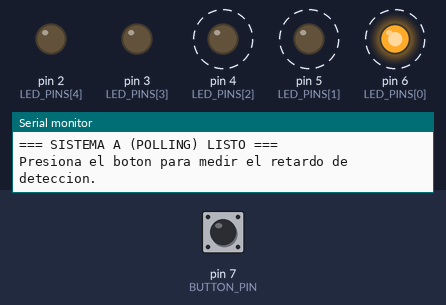
The sketch below on a simulated Arduino Uno, built with avr-gcc and run on an emulated ATmega328P. Shown: output pins drawn as LEDs (lit = HIGH), the last lines printed to the serial monitor. Dashed ring = blinking. The test bench sets the inputs (shaded band); at power-on: pin 7 (BUTTON_PIN) HIGH.

Above: at 0.07 s.
At 1.27 s:
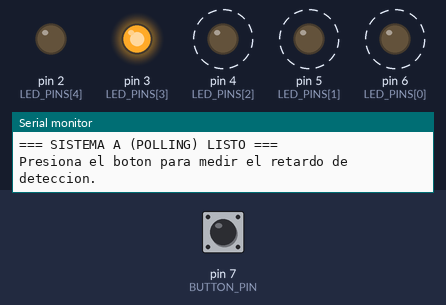
1.3 s: pin 7 (BUTTON_PIN) pulled LOW for 0.15 s
At 1.92 s:
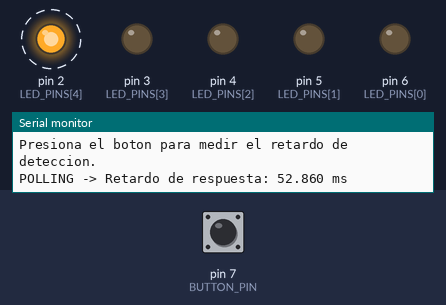
Timing chart, 0 to 10.3 s (numbered marks = the images above; inputs shaded):
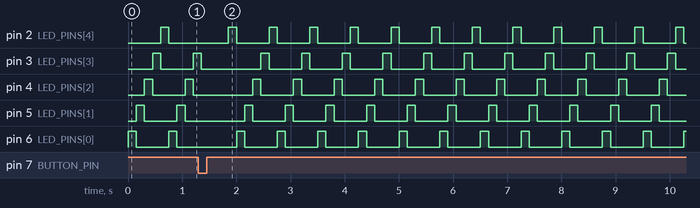

Measured:
- by itself, pin 2 (LED_PINS[4]), pin 4 (LED_PINS[2]), pin 5 (LED_PINS[1]), pin 6 (LED_PINS[0]): alternates HIGH for 0.15 s and LOW for 0.60 s
- by itself, pin 3 (LED_PINS[3]): repeats every 0.75 s: HIGH 0.15 s, LOW 0.60 s

The sketch:

Sistema_A_Polling.ino
```cpp
/*
  =========================================================
  SISTEMA A - DETECCION POR POLLING (SONDEO)
  Proyecto A2 - Arquitectura de Computadores
  Placa: Arduino Uno
  =========================================================

  IDEA DEL EXPERIMENTO:
  La CPU ejecuta una "tarea pesada" (secuencia de LEDs con
  delay() bloqueante). Mientras esa tarea corre, el boton
  SOLO se revisa cuando el codigo llega a la linea del
  digitalRead(), es decir, DESPUES de que termina el delay().

  Esto demuestra que el polling puede "perderse" el instante
  exacto en el que ocurre el evento externo, generando un
  retardo de respuesta variable e impredecible.

  MEDICION:
  El boton esta en el pin 7, que NO soporta la interrupcion
  estandar de Arduino (attachInterrupt solo funciona en pines
  2 y 3). Por eso usamos "Pin Change Interrupt" (PCINT), un
  segundo tipo de interrupcion de hardware que SI funciona en
  cualquier pin digital (0 al 7 en este caso).

  Esta interrupcion se usa UNICAMENTE como "cronometro de
  referencia" (no como parte de la logica de reaccion del
  sistema) para saber el instante REAL en que se presiono el
  boton. Luego, cuando el polling finalmente lo detecta con
  digitalRead(), calculamos cuanto tiempo paso entre ambos
  eventos.
*/

// ---------- CONFIGURACION DE PINES (segun cableado real) ----------
const int LED_PINS[] = {6, 5, 4, 3, 2}; // verde, azul, amarillo, verde, rojo
const int NUM_LEDS = 5;
const int BUTTON_PIN = 7;      // Pulsador (no soporta attachInterrupt, usamos PCINT)
const int LED_DELAY_MS = 150;  // Duracion de la "tarea pesada" por paso

// ---------- VARIABLES DE MEDICION (cronometro de referencia) ----------
volatile unsigned long tiempoPulsacion = 0;
volatile bool botonPresionadoFlag = false;
volatile unsigned long ultimaInterrupcion = 0; // para antirrebote

// ---------- VARIABLES DE LA SECUENCIA DE LEDS ----------
int ledActual = 0;

void setup() {
  Serial.begin(115200);
  for (int i = 0; i < NUM_LEDS; i++) {
    pinMode(LED_PINS[i], OUTPUT);
  }
  pinMode(BUTTON_PIN, INPUT_PULLUP);

  // ---- Habilitar Pin Change Interrupt en el pin 7 ----
  // El pin 7 pertenece al grupo PCINT2 (pines 0 a 7 del puerto D)
  PCICR |= (1 << PCIE2);     // Activa el grupo de interrupciones PCINT2
  PCMSK2 |= (1 << PCINT23);  // Activa especificamente el pin 7 (PCINT23 = D7)

  Serial.println("=== SISTEMA A (POLLING) LISTO ===");
  Serial.println("Presiona el boton para medir el retardo de deteccion.");
}

void loop() {
  // ---------- TAREA PESADA: secuencia de LEDs (BLOQUEANTE) ----------
  apagarTodosLosLeds();
  digitalWrite(LED_PINS[ledActual], HIGH);
  ledActual = (ledActual + 1) % NUM_LEDS;
  delay(LED_DELAY_MS); // <-- Aqui la CPU queda "ciega" al boton

  // ---------- DETECCION POR POLLING ----------
  // Esto solo se ejecuta DESPUES de que el delay() anterior termino
  if (digitalRead(BUTTON_PIN) == LOW && botonPresionadoFlag) {
    unsigned long tiempoDeteccion = micros();
    unsigned long retardo_us = tiempoDeteccion - tiempoPulsacion;

    apagarTodosLosLeds(); // reaccion (tardia) del sistema

    Serial.print("POLLING -> Retardo de respuesta: ");
    Serial.print(retardo_us / 1000.0, 3);
    Serial.println(" ms");

    botonPresionadoFlag = false; // listo para la siguiente prueba
    delay(500); // pausa visual antes de reanudar la secuencia
  }
}

// ---------- ISR de referencia (SOLO mide, no reacciona) ----------
// Esta funcion se llama automaticamente cuando CUALQUIER pin
// del grupo PCINT2 cambia de estado. Por eso verificamos que
// sea justamente nuestro boton (pin 7) el que causo el cambio.
ISR(PCINT2_vect) {
  if (digitalRead(BUTTON_PIN) == LOW) {
    unsigned long ahora = millis();
    if (ahora - ultimaInterrupcion > 200) { // antirrebote simple
      tiempoPulsacion = micros();
      botonPresionadoFlag = true;
      ultimaInterrupcion = ahora;
    }
  }
}

void apagarTodosLosLeds() {
  for (int i = 0; i < NUM_LEDS; i++) {
    digitalWrite(LED_PINS[i], LOW);
  }
}
```
